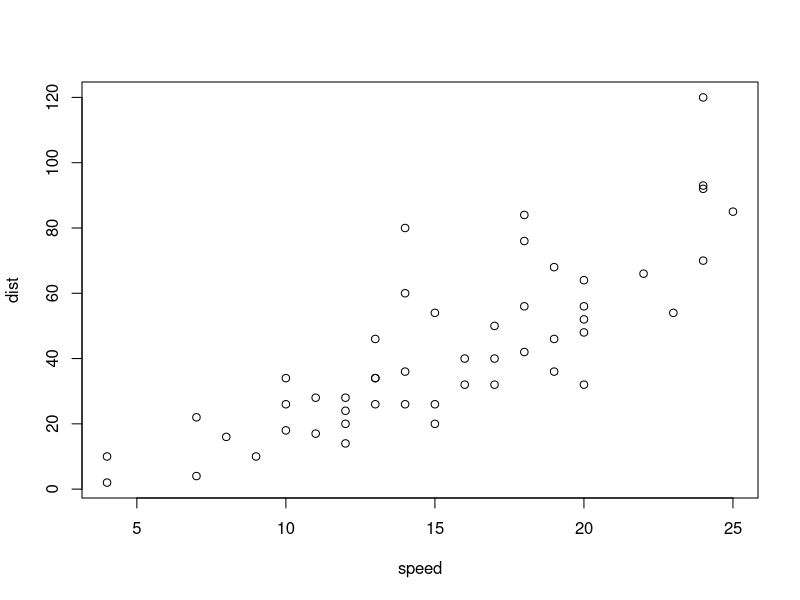
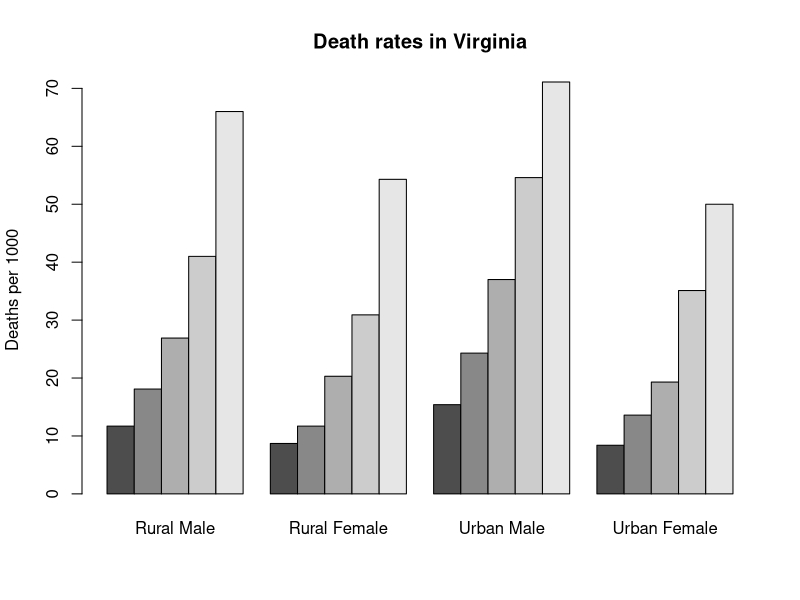
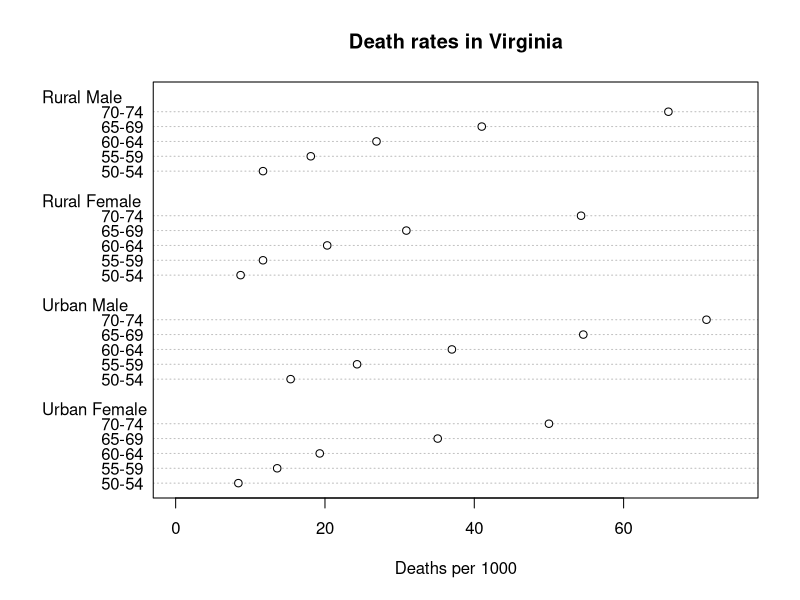
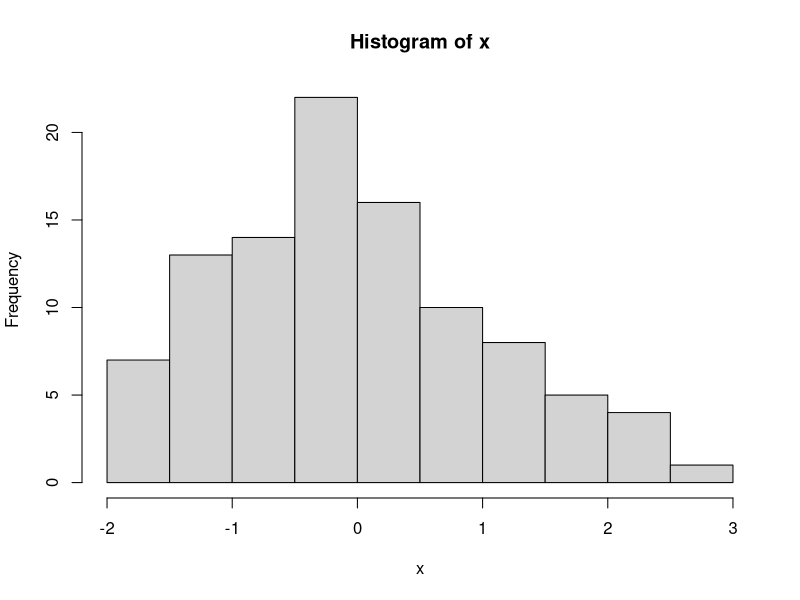
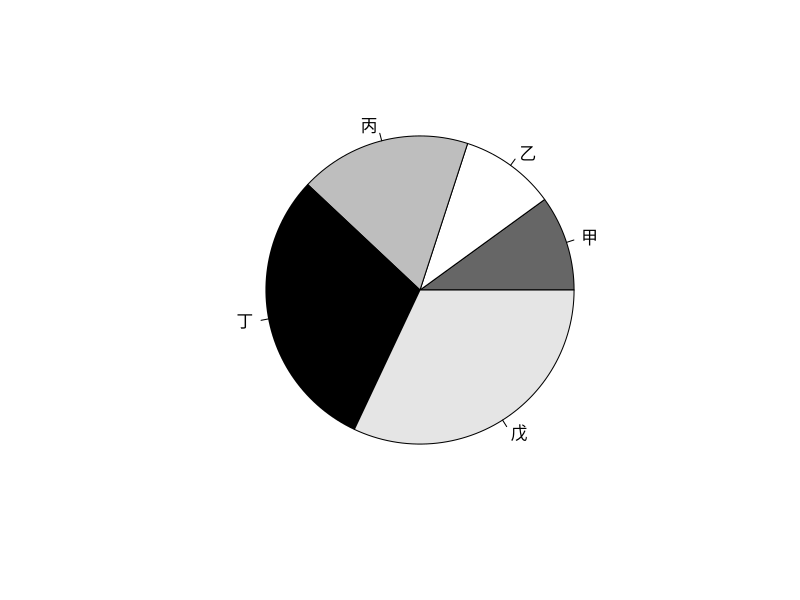
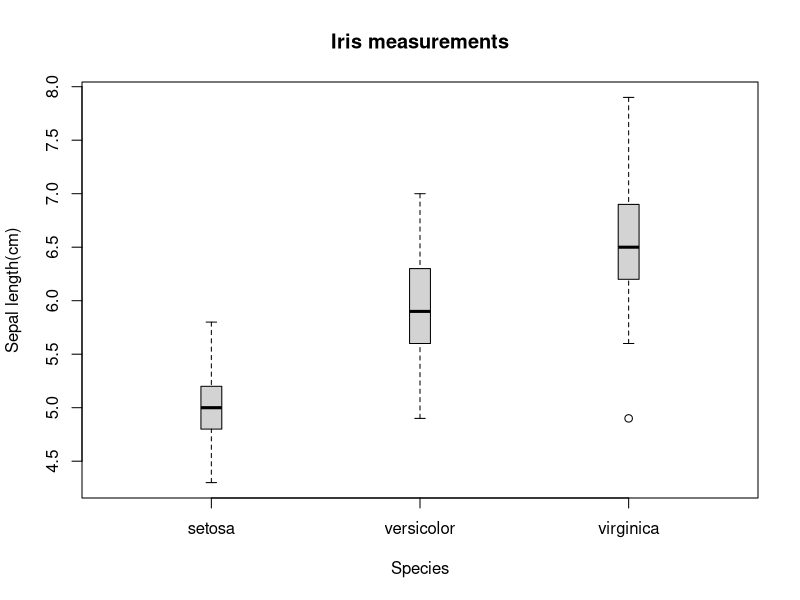
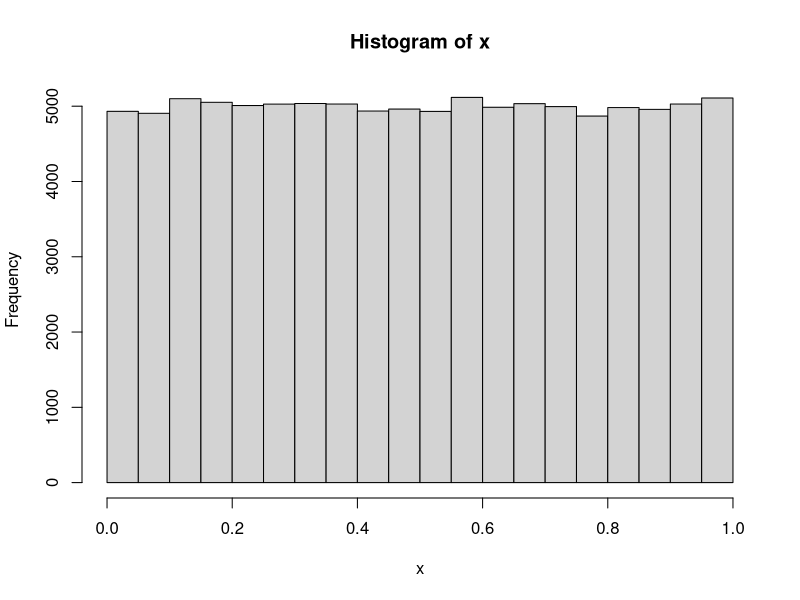

These charts were generated, in order, by the following R code:
## ---- chunk 1
v<-c(1,2,3)
u<-c(3,2,1)
v+u
u/v
u%%v
## ---- chunk 2
A<-matrix(c(1,0,0,0,1,0,0,0,1),3,3)
B<-matrix(c(1,2,3,1,2,3,1,2,3),3,3)
A%*%B
## ---- chunk 3
A<-matrix(c(1,0,0,0,1,0,0,0,1),3,3)
B<-matrix(c(1,2,3,1,2,3,1,2,3),3,3)
A*B
## ---- chunk 4
C<-matrix(c(1,2,3,4,5,6),nrow = 2,ncol = 3)
C
## ---- chunk 5
c<-matrix(c(1,2,3,4,5,6),nrow = 2,ncol = 3, byrow=TRUE)
c
## ---- chunk 6
z<-c(10,20,30,40,50)
## ---- chunk 7
z[1]
## ---- chunk 8
color=c("red","red","red1","blue")
number=c(1,3,5,7)
logic=c(T,T,F,F)
out.fr=data.frame(colors=color,numbers=number,logics=logic)
out.fr
## ---- chunk 9
out.fr[1,2]
## ---- chunk 10
out.fr[2,c(2,3)]
## ---- chunk 11
out.fr$logics
## ---- chunk 12
plot(cars,xlab="speed",ylab="dist",type="p")

## ---- chunk 13
barplot(VADeaths,beside=TRUE,
ylab="Deaths per 1000",
main="Death rates in Virginia")
## ---- chunk 14
dotchart(VADeaths,xlim=c(0,75),
xlab="Deaths per 1000",
main="Death rates in Virginia")
## ---- chunk 15
set.seed(6)
x=rnorm(100)
hist(x)
## ---- chunk 16
groupsizes=c(10,10,18,30,32)
labels=c("甲","乙","丙","丁","戊")
pie(groupsizes,labels,col=c("grey40", "white", "grey","black", "grey90"))
## ---- chunk 17
boxplot(Sepal.Length~Species,data=iris,
ylab="Sepal length(cm)",main="Iris measurements",
boxwex=0.1)
## ---- chunk 18
x=runif(100000,0,1)
hist(x)
## ---- chunk 19
mean(x)
## ---- chunk 20
var(x)
## ---- chunk 21
punif(0.5,0,1)
## ---- chunk 22
qunif(0.25,0,1)
